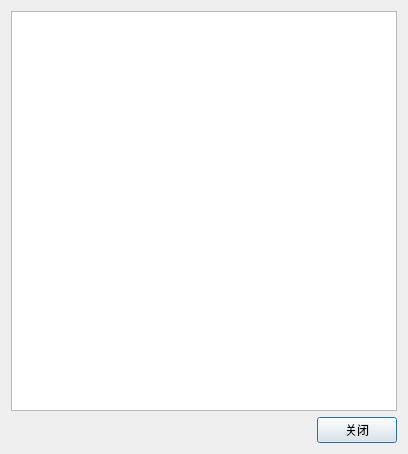
<?xml version="1.0" encoding="UTF-8"?>
<ui version="4.0">
 <class>OBNLogVisualizationCurveColor</class>
 <widget class="QDialog" name="OBNLogVisualizationCurveColor">
  <property name="geometry">
   <rect>
    <x>0</x>
    <y>0</y>
    <width>408</width>
    <height>454</height>
   </rect>
  </property>
  <property name="windowTitle">
   <string>Dialog</string>
  </property>
  <layout class="QGridLayout" name="gridLayout">
   <item row="0" column="0">
    <widget class="QTableWidget" name="tableWidget"/>
   </item>
   <item row="1" column="0">
    <layout class="QHBoxLayout" name="horizontalLayout">
     <item>
      <spacer name="horizontalSpacer">
       <property name="orientation">
        <enum>Qt::Horizontal</enum>
       </property>
       <property name="sizeHint" stdset="0">
        <size>
         <width>40</width>
         <height>20</height>
        </size>
       </property>
      </spacer>
     </item>
     <item>
      <widget class="QPushButton" name="pushButton">
       <property name="text">
        <string>关闭</string>
       </property>
      </widget>
     </item>
    </layout>
   </item>
  </layout>
 </widget>
 <resources/>
 <connections/>
</ui>
